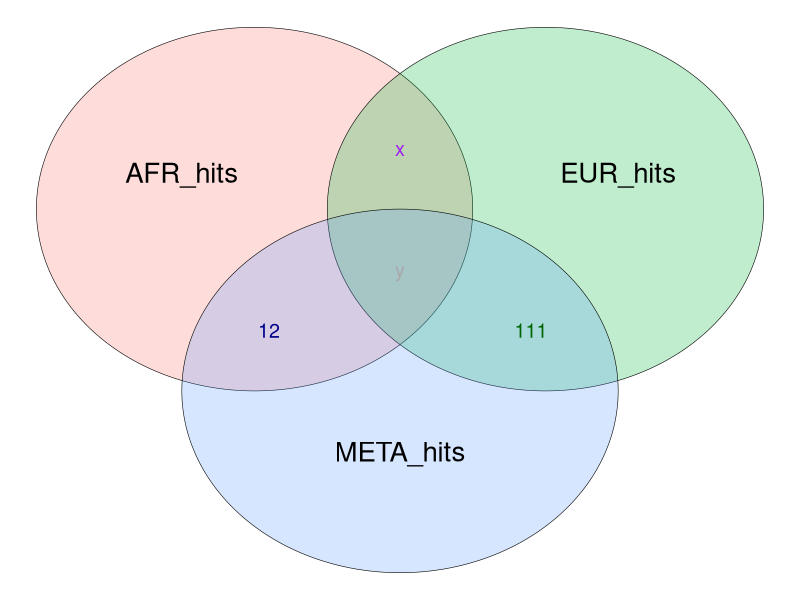

Write the R code that produced this figure.
library(tidyverse)
library(ggforce)
library(ggplot2)

# creating a venn diagram using ggplot2

# contrust the circles 
data <- data.frame(x = c(0, 1, -1),
                   y = c(-0.5, 1, 1),
                   tx = c(0, 1.5, -1.5),
                   ty = c(-1, 1.3, 1.3),
                   cat = c('META_hits', 'EUR_hits', 
                           'AFR_hits'))

# plot with annotations
ggplot(data, aes(x0 = x , y0 = y, r = 1.5, fill = cat)) + 
  geom_circle(alpha = 0.25, size = 0.2, color = "black",show.legend = FALSE) + 
  geom_text(aes(x = tx , y = ty, label = cat), size = 7) +
  annotate(geom="text", x=0, y=1.5, label="x",color="purple", size = 5) +
  annotate(geom="text", x=-0.9, y=0, label="12",color="darkblue", size = 5) +
  annotate(geom="text", x=0.9, y=0, label="111",color="darkgreen", size = 5) +
  annotate(geom="text", x=0, y=0.5, label="y",color="darkgray", size = 5) +
  theme_void() 


